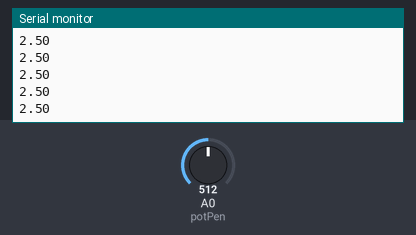
Bench run of a sketch on a simulated Arduino Uno, built with avr-gcc and run on an emulated ATmega328P. Shown: the last lines printed to the serial monitor. The test bench sets the inputs (shaded band); at power-on: A0 (potPen) = 512.

Above: at 1.2 s.
1.3 s: A0 (potPen) set to 716
At 1.68 s:
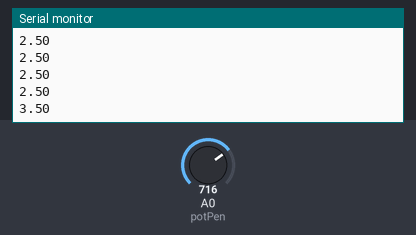
2.8 s: A0 (potPen) set to 900
At 2.94 s:
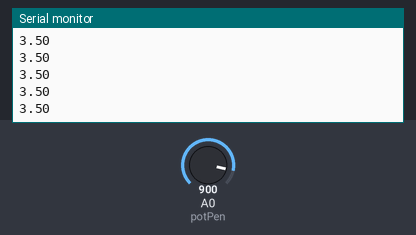
Timing chart, 0 to 5.8 s (numbered marks = the images above; inputs shaded):
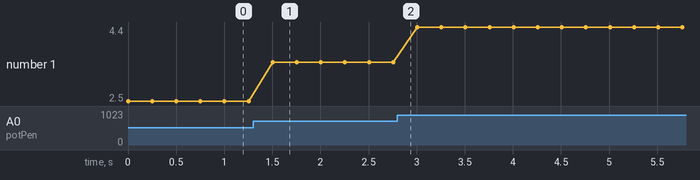

The sketch:

_10_ReadingAnalogVoltagesWithArduino.ino
```cpp
int potPen = A0; //assigning potPin analog pin address to A0
int readValue; //dec. readValue variable
float voltage; //dec. voltage variablr

void setup() {
  pinMode(potPen, INPUT); //dec. potPen an input
  Serial.begin(9600); //Start your serail port
}

void loop() {
  readValue= analogRead(potPen); //read 'potPen' and your value is readValue
  //Serial.println(readValue); //print result to serial monitor
  voltage = (5.0/1023.0) * readValue;
  Serial.println(voltage);
  delay(250); //delay 250 milli sec.
}
```

Measured:
- after the input at 1.3 s, the serial monitor: prints a new line after 0.20 s (image 1)
- plotted number 1: 2.5 → 3.5 after the input at 1.3 s, 3.5 → 4.4 after the input at 2.8 s
